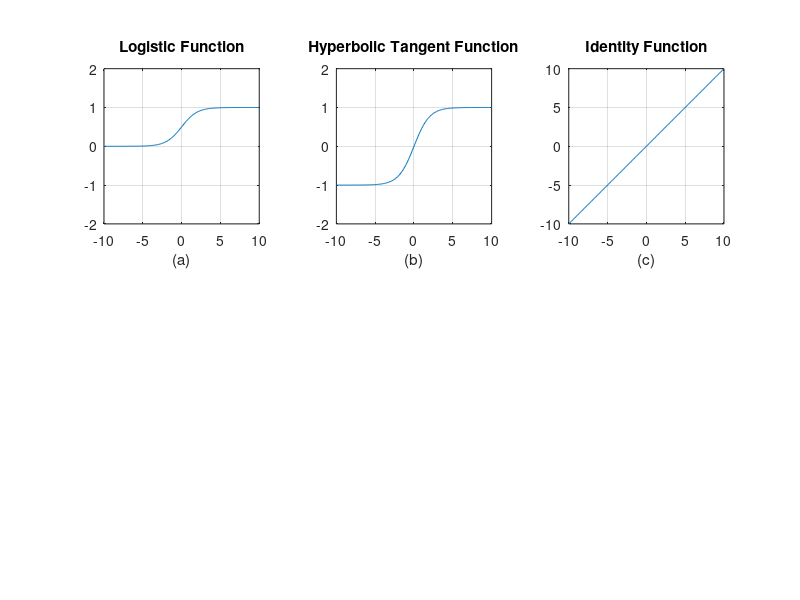

This chart was generated by the following MATLAB code:
% Revisão REDES NEURAIS -  Exer Livro NEURO FUZZY APLICATIONS
% Illustration of various activation functions used in NN's

x = -10:0.1:10; #criar um range de atuaçao
tmp = exp(-x);
y1 = 1./(1+tmp);
y2 = (1-tmp)./(1+tmp);
y3 = x;

#visualizar os dados 
#formas de funcoes diante do comportamento
subplot(231); plot(x, y1); grid on;
axis([min(x) max(x) -2 2]);
title('Logistic Function');
xlabel('(a)');
axis('square');
subplot(232); plot(x, y2); grid on;
axis([min(x) max(x) -2 2]);
title('Hyperbolic Tangent Function');
xlabel('(b)');
axis('square');
subplot(233); plot(x, y3); grid on;
axis([min(x) max(x) min(x) max(x)]);
title('Identity Function');
xlabel('(c)');
axis('square');